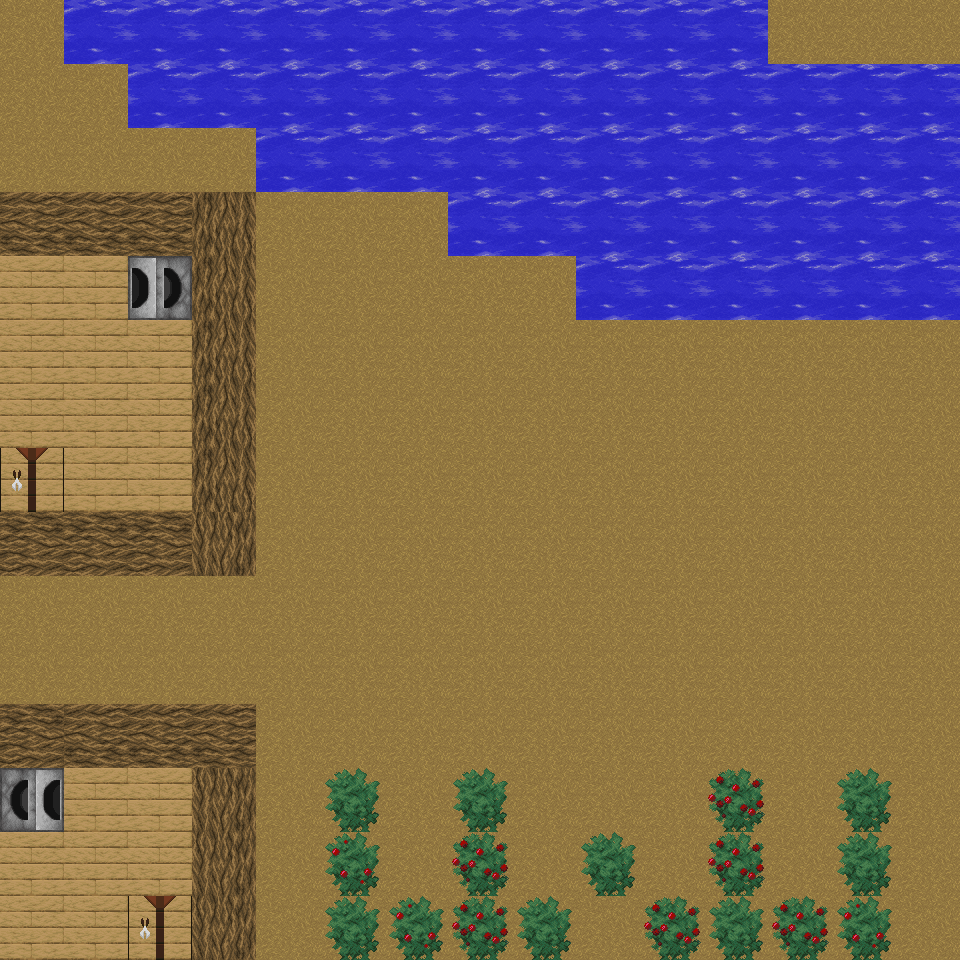

Tiled map render using the project's own tile images. Description and the whole map definition, tile-layer contents included, below:
An orthogonal 15x15 tile map with 64x64 px tiles, 4 tile layers (background, bottom, top, GROUND).

<map version="1.9" tiledversion="1.9.2" orientation="orthogonal" renderorder="right-down" width="15" height="15" tilewidth="64" tileheight="64" infinite="0" nextlayerid="5" nextobjectid="1">
 <tileset firstgid="1" source="Tiles.tsx" />
 <layer id="1" name="background" width="15" height="15">
  <data encoding="csv">
20,20,20,20,20,20,20,20,20,20,20,20,20,20,20,
20,20,20,20,20,20,20,20,20,20,20,20,20,20,20,
20,20,20,20,20,20,20,20,20,20,20,20,20,20,20,
20,20,20,20,20,20,20,20,20,20,20,20,20,20,20,
20,20,20,20,20,20,20,20,20,20,20,20,20,20,20,
20,20,20,20,20,20,20,20,20,20,20,20,20,20,20,
20,20,20,20,20,20,20,20,20,20,20,20,20,20,20,
20,20,20,20,20,20,20,20,20,20,20,20,20,20,20,
20,20,20,20,20,20,20,20,20,20,20,20,20,20,20,
20,20,20,20,20,20,20,20,20,20,20,20,20,20,20,
20,20,20,20,20,20,20,20,20,20,20,20,20,20,20,
20,20,20,20,20,20,20,20,20,20,20,20,20,20,20,
20,20,20,20,20,20,20,20,20,20,20,20,20,20,20,
20,20,20,20,20,20,20,20,20,20,20,20,20,20,20,
20,20,20,20,20,20,20,20,20,20,20,20,20,20,20
</data>
 </layer>
 <layer id="4" name="bottom" width="15" height="15">
  <data encoding="csv">
0,96,0,0,0,0,0,0,0,0,0,0,0,0,0,
0,0,96,96,0,0,0,0,0,0,0,0,0,0,0,
0,0,0,0,96,96,96,0,0,0,0,0,0,0,0,
0,0,0,0,0,0,0,96,96,96,0,0,0,0,0,
0,0,0,0,0,0,0,0,0,96,96,96,96,96,96,
0,0,0,0,0,0,0,0,0,0,0,0,0,0,0,
0,0,0,0,0,0,0,0,0,0,0,0,0,0,0,
0,0,0,0,0,0,0,0,0,0,0,0,0,0,0,
0,0,0,0,0,0,0,0,0,0,0,0,0,0,0,
0,0,0,0,0,0,0,0,0,0,0,0,0,0,0,
0,0,0,0,0,0,0,0,0,0,0,0,0,0,0,
0,0,0,0,0,0,0,0,0,0,0,0,0,0,0,
0,0,0,0,0,0,0,0,0,0,0,0,0,0,0,
0,0,0,0,0,0,0,0,0,0,0,0,0,0,0,
0,0,0,0,0,0,0,0,0,0,0,0,0,0,0
</data>
 </layer>
 <layer id="3" name="top" width="15" height="15">
  <data encoding="csv">
0,0,96,96,0,0,0,0,96,96,96,96,0,0,0,
0,0,0,0,96,96,96,0,0,0,0,96,96,96,96,
0,0,0,0,0,0,0,96,96,96,0,0,0,0,0,
0,0,0,0,0,0,0,0,0,0,96,96,96,96,96,
0,0,0,0,0,0,0,0,0,0,0,0,0,0,0,
0,0,0,0,0,0,0,0,0,0,0,0,0,0,0,
0,0,0,0,0,0,0,0,0,0,0,0,0,0,0,
0,0,0,0,0,0,0,0,0,0,0,0,0,0,0,
0,0,0,0,0,0,0,0,0,0,0,0,0,0,0,
0,0,0,0,0,0,0,0,0,0,0,0,0,0,0,
0,0,0,0,0,0,0,0,0,0,0,0,0,0,0,
0,0,0,0,0,0,0,0,0,0,0,0,0,0,0,
0,0,0,0,0,37,0,37,0,0,0,39,0,37,0,
0,0,0,0,0,38,0,39,0,37,0,39,0,37,0,
0,0,0,0,0,37,38,39,37,0,39,37,39,38,0
</data>
 </layer>
 <layer id="2" name="GROUND" width="15" height="15">
  <data encoding="csv">
0,0,0,0,96,96,96,96,0,0,0,0,0,0,0,
0,0,0,0,0,0,0,96,96,96,96,0,0,0,0,
0,0,0,0,0,0,0,0,0,0,96,96,96,96,96,
2684354608,2684354608,2684354608,3221225520,0,0,0,0,0,0,0,0,0,0,0,
49,49,2684354582,3221225520,0,0,0,0,0,0,0,0,0,0,0,
49,49,49,3221225520,0,0,0,0,0,0,0,0,0,0,0,
49,49,49,3221225520,0,0,0,0,0,0,0,0,0,0,0,
6,49,49,3221225520,0,0,0,0,0,0,0,0,0,0,0,
1610612784,1610612784,1610612784,48,0,0,0,0,0,0,0,0,0,0,0,
0,0,0,0,0,0,0,0,0,0,0,0,0,0,0,
0,0,0,0,0,0,0,0,0,0,0,0,0,0,0,
1610612784,2684354608,2684354608,2684354608,0,0,0,0,0,0,0,0,0,0,0,
1610612758,49,49,48,0,0,0,0,0,0,0,0,0,0,0,
49,49,49,48,0,0,0,0,0,0,0,0,0,0,0,
49,49,6,48,0,0,0,0,0,0,0,0,0,0,0
</data>
 </layer>
</map>
